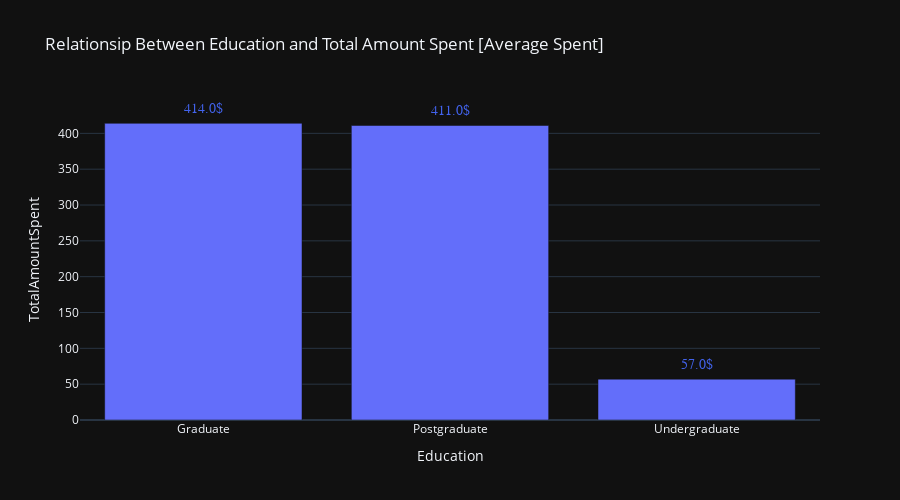

This figure's notebook cell:
### Code cell
# To order plotly index
order = ["21-30", "31-40", "41-50", "51-60", "61-70", "71-80", ">80"]

#Education VS Total Amount Spent
mask = df.groupby("Education")["TotalAmountSpent"].median()
mask = mask.reset_index()
fig = px.bar(data_frame=mask, x="Education", y="TotalAmountSpent", height=500,
            title = "Relationsip Between Education and Total Amount Spent [Average Spent]")

annotation = []
for x, y in zip(mask["Education"], mask["TotalAmountSpent"]):
    annotation.append(
        dict(x=x, y=y +20,
             text=str(round(y, 2)) + '$',
             font=dict(family='Arial', size=14, color='rgb(66, 99, 236)'), showarrow=False)
    )
fig.update_xaxes(categoryorder='array', categoryarray= order)
fig.update_layout(annotations=annotation)
fig.show()

### Figure 1 — Plotly figure (JSON) as saved in the notebook; plotly's stock layout.template omitted (floating-point values rounded to 4 significant figures)
{"data": [{"alignmentgroup": "True", "hovertemplate": "Education=%{x}<br>TotalAmountSpent=%{y}<extra></extra>", "legendgroup": "", "marker": {"color": "#636efa", "pattern": {"shape": ""}}, "name": "", "offsetgroup": "", "orientation": "v", "showlegend": false, "textposition": "auto", "x": ["Graduate", "Postgraduate", "Undergraduate"], "xaxis": "x", "y": [414.0, 411.0, 57.0], "yaxis": "y", "type": "bar"}], "layout": {"xaxis": {"anchor": "y", "domain": [0.0, 1.0], "title": {"text": "Education"}, "categoryorder": "array", "categoryarray": ["21-30", "31-40", "41-50", "51-60", "61-70", "71-80", ">80"]}, "yaxis": {"anchor": "x", "domain": [0.0, 1.0], "title": {"text": "TotalAmountSpent"}}, "legend": {"tracegroupgap": 0}, "title": {"text": "Relationsip Between Education and Total Amount Spent [Average Spent]"}, "barmode": "relative", "height": 500, "annotations": [{"font": {"color": "rgb(66, 99, 236)", "family": "Arial", "size": 14}, "showarrow": false, "text": "414.0$", "x": "Graduate", "y": 434.0}, {"font": {"color": "rgb(66, 99, 236)", "family": "Arial", "size": 14}, "showarrow": false, "text": "411.0$", "x": "Postgraduate", "y": 431.0}, {"font": {"color": "rgb(66, 99, 236)", "family": "Arial", "size": 14}, "showarrow": false, "text": "57.0$", "x": "Undergraduate", "y": 77.0}]}}
